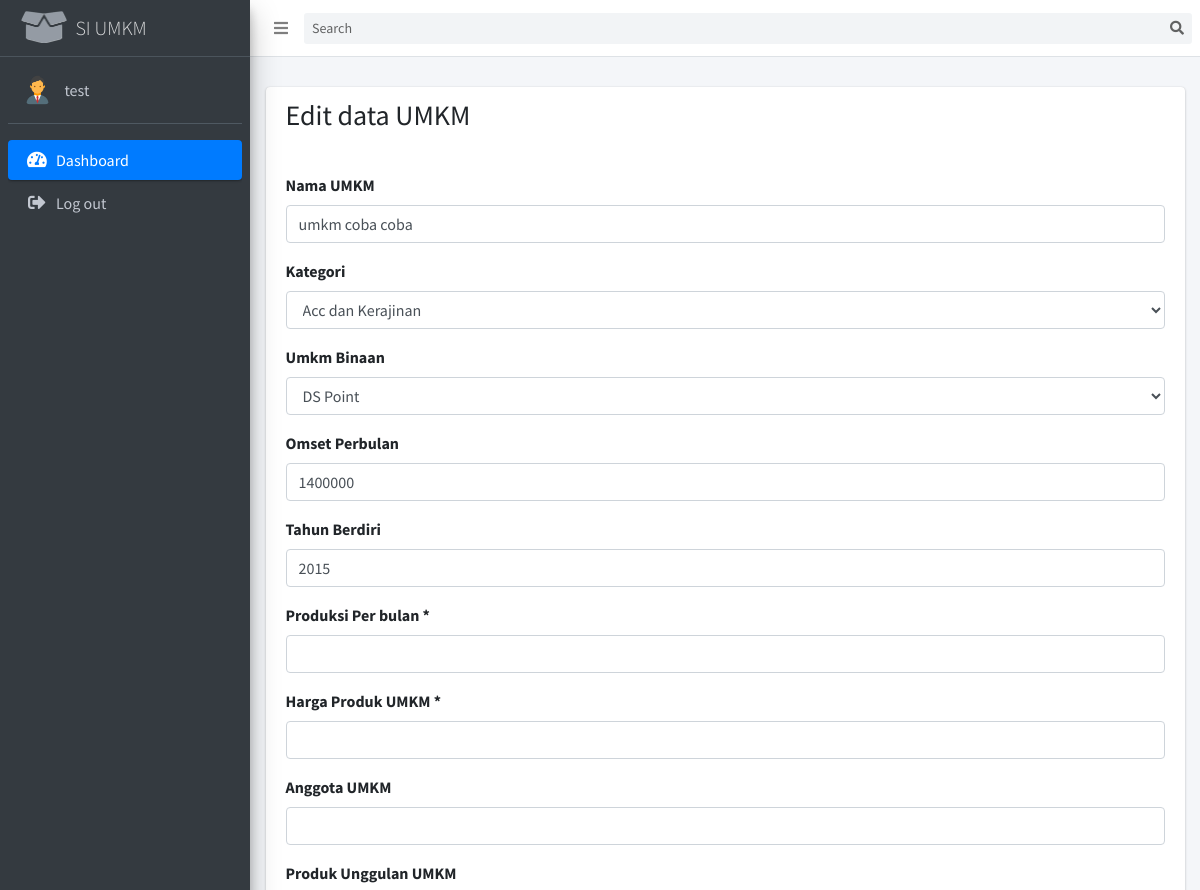
Before: /index.php?content=edit_umkm&id=4 (signed in, upper part) with the older database file.
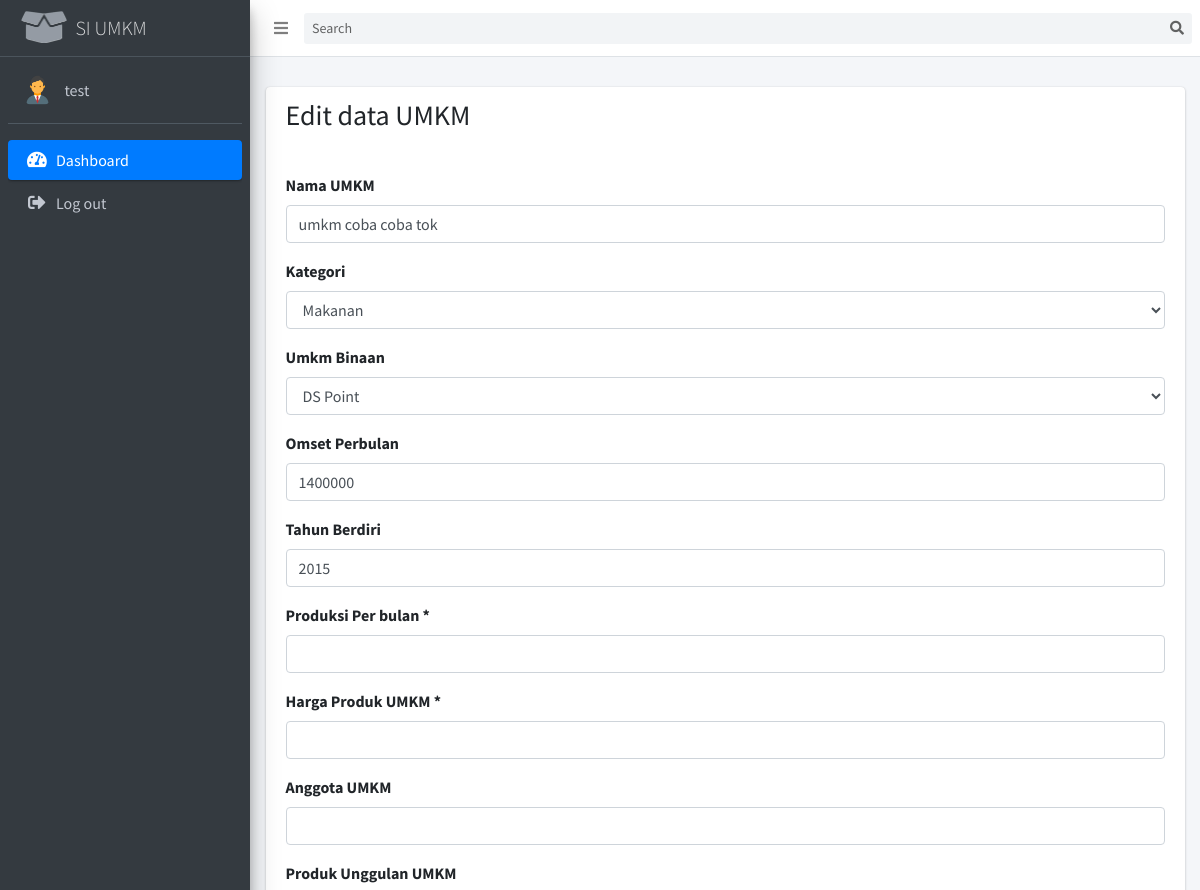
After: the same page with the newer database file.
### tables this page shows
CREATE TABLE `umkm` (
  `id_umkm` int(11) NOT NULL,
  `nama_umkm` varchar(45) DEFAULT NULL,
  `nama_pemilik_umkm` varchar(45) DEFAULT NULL,
  `nik_umkm` varchar(45) DEFAULT NULL,
  `no_hp_umkm` varchar(16) DEFAULT NULL,
  `kategori_umkm` varchar(32) DEFAULT NULL,
  `alamat_ktp_umkm` text,
  `gang_blok_umkm` varchar(32) NOT NULL,
  `rt_umkm` int(11) NOT NULL,
  `rw_umkm` int(11) NOT NULL,
  `kelurahan_umkm` varchar(32) NOT NULL,
  `kecamatan_umkm` varchar(32) NOT NULL,
  `no_rumah_umkm` varchar(8) NOT NULL,
  `jenis_izin_usaha_umkm` varchar(16) DEFAULT NULL,
  `omset_perbulan_umkm` int(11) DEFAULT NULL,
  `tahun_berdiri_umkm` int(11) DEFAULT NULL,
  `binaan_umkm` int(11) NOT NULL,
  `foto_pemilik_umkm` varchar(255) DEFAULT NULL,
  `foto_ktp_pemilik_umkm` varchar(255) DEFAULT NULL
);

CREATE TABLE `kategori` (
  `id_kategori` int(11) NOT NULL,
  `nama_kategori` varchar(32) NOT NULL,
  `keterangan_kategori` text NOT NULL
);

CREATE TABLE `binaan` (
  `id_binaan` int(11) NOT NULL,
  `nama_binaan` varchar(32) NOT NULL,
  `lokasi_binaan` text NOT NULL,
  `keterangan_binaan` text NOT NULL
);

### config/db.php (called while the page is built, shortened)
<?php
class db
{
	var $host = "localhost";
	var $username = "root";
	var $pass = "";
	var $db = "pgnh6835_simon_umkm";
	var $res;
	function __construct()
	{
		$this->res = mysqli_connect($this->host, $this->username, $this->pass) ;
		mysqli_select_db($this->res,$this->db) ;
	}
	function manual_query($query){
		$stmt = $this->res->prepare($query);
		$stmt->execute();
		$data = $stmt->get_result();
		while($d = mysqli_fetch_array($data)){
			$hasil[] = $d;
		}
		if (isset($hasil)) {
			return $hasil;
		}else{
			return null;
		}
	}
}

### content/edit_umkm.php (the view, shortened to what this page needs)
<?php
$dataumkm = $db->manual_query("select * from umkm where id_umkm = ".$_GET['id'])[0];
$kategori = $db->manual_query('select * from kategori');
$binaan = $db->manual_query('select * from binaan');
?>
<div class="row">
	<div class="col-lg-12">
		<div class="card">
			<div class="card-header">
				<h3>Edit data UMKM</h3>
			</div>
			<div class="card-body">
				<form action="php/umkm.php" method="post" enctype="multipart/form-data">
				<div class="row">
					<div class="col-12">
						<div class="form-group">
							<label>Nama UMKM</label>
							<input type="text" name="nama_umkm" class="form-control" required="" value="<?php echo $dataumkm['nama_umkm'] ?>">
						</div>
						<div class="form-group">
							<label>Kategori</label>
							<select class="form-control" required="" name="kategori_umkm">
								<?php foreach ($kategori as $key => $value): ?>
								<option value="<?php echo $value['id_kategori'] ?>" <?php if ( $value['id_kategori'] ==  $dataumkm['kategori_umkm'] ): ?>
									selected
								<?php endif ?>><?php echo $value['nama_kategori'] ?></option>
								<?php endforeach ?>
							</select>
						</div>
						<div class="form-group">
							<label>Umkm Binaan</label>
							<select class="form-control" required="" name="binaan_umkm">
								<?php foreach ($binaan as $key => $value): ?>
								<option value="<?php echo $value['id_binaan'] ?>" <?php if ($value['id_binaan'] == $dataumkm['binaan_umkm']): ?>
									selected
								<?php endif ?>><?php echo $value['nama_binaan'] ?></option>
								<?php endforeach ?>
							</select>
						</div>
						<div class="form-group">
							<label>Omset Perbulan </label>
							<input type="text" name="omset_perbulan_umkm" class="form-control" required="" value="<?php echo($dataumkm['omset_perbulan_umkm']) ?>">
						</div>
						<div class="form-group">
							<label>Tahun Berdiri </label>
							<input type="text" name="tahun_berdiri_umkm" class="form-control" required="" value="<?php echo($dataumkm['tahun_berdiri_umkm']) ?>">
						</div>
						<div class="form-group">
							<label>Produksi Per bulan *</label>
							<input type="text" name="produksi_umkm" class="form-control" value="<?php echo($dataumkm['prduksi_umkm']) ?>" >
						</div>
						<div class="form-group">
							<label>Harga Produk UMKM *</label>
							<input type="text" name="harga_produk_umkm" class="form-control" value="<?php echo($dataumkm['harga_produk_umkm']) ?>" >
						</div>
						<div class="form-group">
							<label>Anggota UMKM </label>
							<input type="number" name="anggota_umkm" class="form-control"  value="<?php echo($dataumkm['anggota_umkm']) ?>" >
						</div>
						<div class="form-group">
							<label>Produk Unggulan UMKM </label>
						</div>
					</div>
				</div>
				</form>
			</div>
		</div>
	</div>
</div>

Changed rows visible on the page:
changed umkm "DS Point": nama_umkm "umkm coba coba" → "umkm coba coba tok"; kategori_umkm "Acc dan Kerajinan" → "Makanan"
